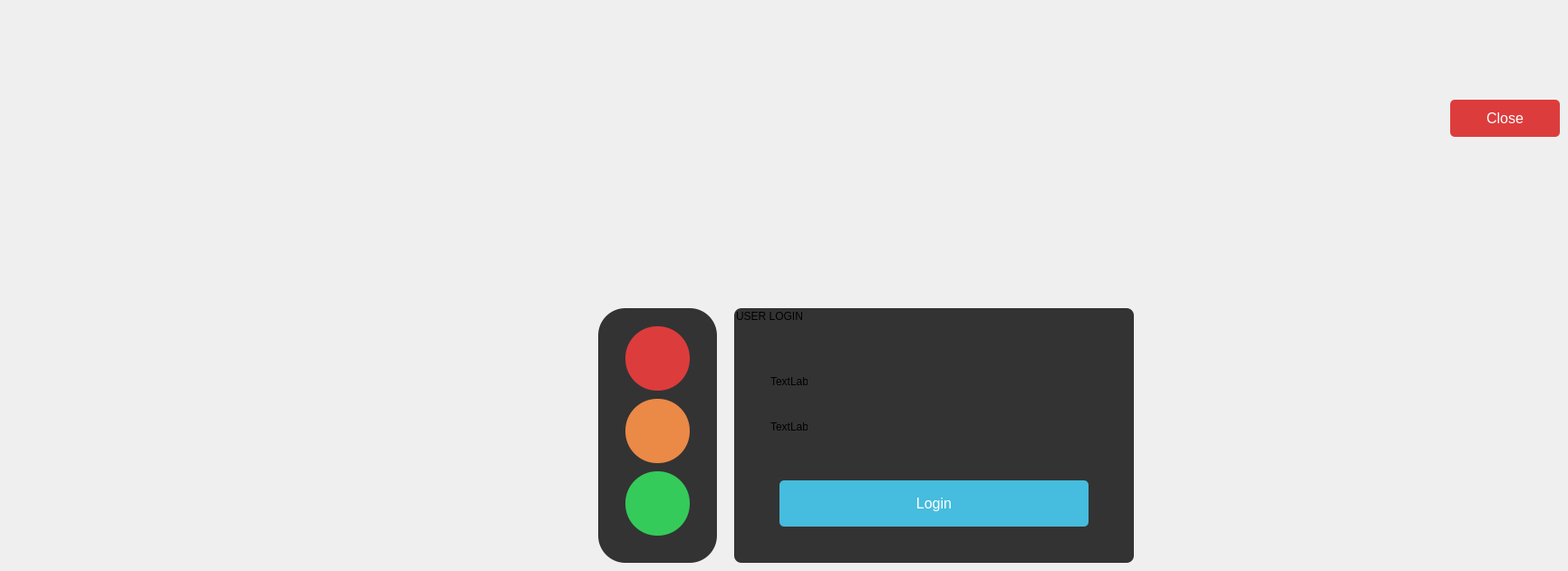
      <widget class="QWidget" name="page_3">
       <widget class="QGroupBox" name="groupBox">
        <property name="geometry">
         <rect>
          <x>810</x>
          <y>340</y>
          <width>441</width>
          <height>281</height>
         </rect>
        </property>
        <property name="styleSheet">
         <string notr="true">background-color: #333;
border-radius: 8px;</string>
        </property>
        <property name="title">
         <string>USER LOGIN</string>
        </property>
        <widget class="QLineEdit" name="lineEdit_pass">
         <property name="geometry">
          <rect>
           <x>100</x>
           <y>120</y>
           <width>291</width>
           <height>31</height>
          </rect>
         </property>
         <property name="cursor">
          <cursorShape>IBeamCursor</cursorShape>
         </property>
         <property name="styleSheet">
          <string notr="true">border: .5px solid white;</string>
         </property>
         <property name="echoMode">
          <enum>QLineEdit::Password</enum>
         </property>
         <property name="cursorMoveStyle">
          <enum>Qt::LogicalMoveStyle</enum>
         </property>
        </widget>
        <widget class="QPushButton" name="login">
         <property name="enabled">
          <bool>true</bool>
         </property>
         <property name="geometry">
          <rect>
           <x>50</x>
           <y>190</y>
           <width>341</width>
           <height>51</height>
          </rect>
         </property>
         <property name="font">
          <font>
           <pointsize>-1</pointsize>
          </font>
         </property>
         <property name="mouseTracking">
          <bool>true</bool>
         </property>
         <property name="autoFillBackground">
          <bool>false</bool>
         </property>
         <property name="styleSheet">
          <string notr="true">background-color: #46bcde;
font-size: 16px;
color: white;
border-radius: 5px;</string>
         </property>
         <property name="text">
          <string>Login</string>
         </property>
        </widget>
        <widget class="QLineEdit" name="lineEdit_user">
         <property name="geometry">
          <rect>
           <x>100</x>
           <y>70</y>
           <width>291</width>
           <height>31</height>
          </rect>
         </property>
         <property name="styleSheet">
          <string notr="true">border: .5px solid white;</string>
         </property>
         <property name="placeholderText">
          <string/>
         </property>
         <property name="clearButtonEnabled">
          <bool>false</bool>
         </property>
        </widget>
        <widget class="QLabel" name="label">
         <property name="geometry">
          <rect>
           <x>40</x>
           <y>60</y>
           <width>41</width>
           <height>41</height>
          </rect>
         </property>
         <property name="text">
          <string>TextLabel</string>
         </property>
        </widget>
        <widget class="QLabel" name="label_2">
         <property name="geometry">
          <rect>
           <x>40</x>
           <y>110</y>
           <width>41</width>
           <height>41</height>
          </rect>
         </property>
         <property name="text">
          <string>TextLabel</string>
         </property>
        </widget>
        <zorder>lineEdit_pass</zorder>
        <zorder>lineEdit_user</zorder>
        <zorder>login</zorder>
        <zorder>label</zorder>
        <zorder>label_2</zorder>
       </widget>
       <widget class="QPushButton" name="closeBTN">
        <property name="enabled">
         <bool>true</bool>
        </property>
        <property name="geometry">
         <rect>
          <x>1600</x>
          <y>110</y>
          <width>121</width>
          <height>41</height>
         </rect>
        </property>
        <property name="font">
         <font>
          <pointsize>-1</pointsize>
         </font>
        </property>
        <property name="mouseTracking">
         <bool>true</bool>
        </property>
        <property name="autoFillBackground">
         <bool>false</bool>
        </property>
        <property name="styleSheet">
         <string notr="true">background-color: #dd3c3c;
font-size: 16px;
color: white;
border-radius: 5px;</string>
        </property>
        <property name="text">
         <string>Close</string>
        </property>
       </widget>
       <widget class="QLabel" name="label3_emp_6">
        <property name="geometry">
         <rect>
          <x>660</x>
          <y>340</y>
          <width>131</width>
          <height>281</height>
         </rect>
        </property>
        <property name="styleSheet">
         <string notr="true">background-color: #333;
border-radius: 30px;</string>
        </property>
        <property name="text">
         <string>&lt;html&gt;&lt;head/&gt;&lt;body&gt;&lt;p align=&quot;center&quot;&gt;&lt;br/&gt;&lt;/p&gt;&lt;/body&gt;&lt;/html&gt;</string>
        </property>
       </widget>
       <widget class="QLabel" name="label3_emp_7">
        <property name="geometry">
         <rect>
          <x>690</x>
          <y>360</y>
          <width>71</width>
          <height>71</height>
         </rect>
        </property>
        <property name="styleSheet">
         <string notr="true">background-color: #dd3c3c;
border-radius: 35px;</string>
        </property>
        <property name="text">
         <string>&lt;html&gt;&lt;head/&gt;&lt;body&gt;&lt;p align=&quot;center&quot;&gt;&lt;br/&gt;&lt;/p&gt;&lt;/body&gt;&lt;/html&gt;</string>
        </property>
       </widget>
       <widget class="QLabel" name="label3_emp_8">
        <property name="geometry">
         <rect>
          <x>690</x>
          <y>440</y>
          <width>71</width>
          <height>71</height>
         </rect>
        </property>
        <property name="styleSheet">
         <string notr="true">background-color: #eb8947;
border-radius: 35px;</string>
        </property>
        <property name="text">
         <string>&lt;html&gt;&lt;head/&gt;&lt;body&gt;&lt;p align=&quot;center&quot;&gt;&lt;br/&gt;&lt;/p&gt;&lt;/body&gt;&lt;/html&gt;</string>
        </property>
       </widget>
       <widget class="QLabel" name="label3_emp_9">
        <property name="geometry">
         <rect>
          <x>690</x>
          <y>520</y>
          <width>71</width>
          <height>71</height>
         </rect>
        </property>
        <property name="styleSheet">
         <string notr="true">background-color: #34cb5a;
border-radius: 35px;</string>
        </property>
        <property name="text">
         <string>&lt;html&gt;&lt;head/&gt;&lt;body&gt;&lt;p align=&quot;center&quot;&gt;&lt;br/&gt;&lt;/p&gt;&lt;/body&gt;&lt;/html&gt;</string>
        </property>
       </widget>
      </widget>
